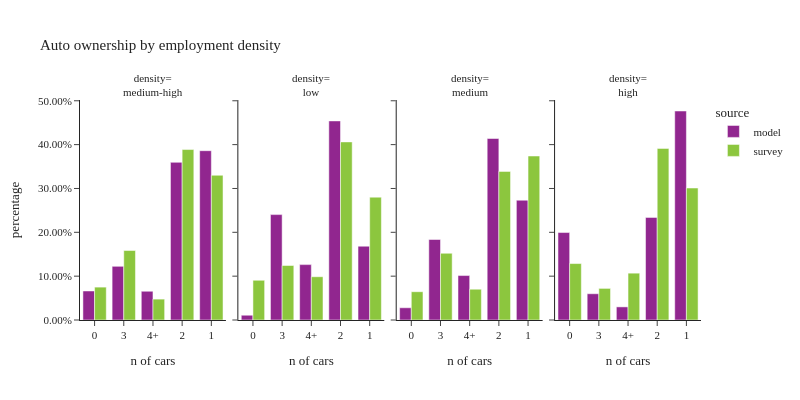

Notebook code for this chart:
### Code cell
plot_auto(hh.drop_nulls(subset=['emptot_1_4group']),'emptot_1_4group','employment density','density')

### Figure 1 — Plotly figure (JSON) as saved in the notebook; plotly's stock layout.template omitted (floating-point values rounded to 4 significant figures)
{"data": [{"alignmentgroup": "True", "customdata": [[28727], [53149], [28461], [156056], [167587]], "hovertemplate": "source=model<br>emptot_1_4group=medium-high<br>hhvehs_4+=%{x}<br>percentage=%{y}<br>sample count=%{customdata[0]}<extra></extra>", "legendgroup": "model", "marker": {"color": "#91268F", "pattern": {"shape": ""}}, "name": "model", "offsetgroup": "model", "orientation": "v", "showlegend": true, "textposition": "auto", "type": "bar", "x": ["0", "3", "4+", "2", "1"], "xaxis": "x", "y": [0.06619, 0.1225, 0.06558, 0.3596, 0.3862], "yaxis": "y"}, {"alignmentgroup": "True", "customdata": [[197071], [104336], [73053], [54829], [4740]], "hovertemplate": "source=model<br>emptot_1_4group=low<br>hhvehs_4+=%{x}<br>percentage=%{y}<br>sample count=%{customdata[0]}<extra></extra>", "legendgroup": "model", "marker": {"color": "#91268F", "pattern": {"shape": ""}}, "name": "model", "offsetgroup": "model", "orientation": "v", "showlegend": false, "textposition": "auto", "type": "bar", "x": ["2", "3", "1", "4+", "0"], "xaxis": "x2", "y": [0.4541, 0.2404, 0.1683, 0.1263, 0.01092], "yaxis": "y2"}, {"alignmentgroup": "True", "customdata": [[179644], [12099], [79663], [118566], [43992]], "hovertemplate": "source=model<br>emptot_1_4group=medium<br>hhvehs_4+=%{x}<br>percentage=%{y}<br>sample count=%{customdata[0]}<extra></extra>", "legendgroup": "model", "marker": {"color": "#91268F", "pattern": {"shape": ""}}, "name": "model", "offsetgroup": "model", "orientation": "v", "showlegend": false, "textposition": "auto", "type": "bar", "x": ["2", "0", "3", "1", "4+"], "xaxis": "x3", "y": [0.414, 0.02788, 0.1836, 0.2732, 0.1014], "yaxis": "y3"}, {"alignmentgroup": "True", "customdata": [[86604], [26000], [206956], [12993], [101603]], "hovertemplate": "source=model<br>emptot_1_4group=high<br>hhvehs_4+=%{x}<br>percentage=%{y}<br>sample count=%{customdata[0]}<extra></extra>", "legendgroup": "model", "marker": {"color": "#91268F", "pattern": {"shape": ""}}, "name": "model", "offsetgroup": "model", "orientation": "v", "showlegend": false, "textposition": "auto", "type": "bar", "x": ["0", "3", "1", "4+", "2"], "xaxis": "x4", "y": [0.1995, 0.05989, 0.4767, 0.02993, 0.234], "yaxis": "y4"}, {"alignmentgroup": "True", "customdata": [[23], [61], [408], [250], [136]], "hovertemplate": "source=survey<br>emptot_1_4group=medium-high<br>hhvehs_4+=%{x}<br>percentage=%{y}<br>sample count=%{customdata[0]}<extra></extra>", "legendgroup": "survey", "marker": {"color": "#8CC63E", "pattern": {"shape": ""}}, "name": "survey", "offsetgroup": "survey", "orientation": "v", "showlegend": true, "textposition": "auto", "type": "bar", "x": ["4+", "3", "1", "2", "0"], "xaxis": "x", "y": [0.04765, 0.1585, 0.3301, 0.3888, 0.07499], "yaxis": "y"}, {"alignmentgroup": "True", "customdata": [[527], [206], [375], [53], [91]], "hovertemplate": "source=survey<br>emptot_1_4group=low<br>hhvehs_4+=%{x}<br>percentage=%{y}<br>sample count=%{customdata[0]}<extra></extra>", "legendgroup": "survey", "marker": {"color": "#8CC63E", "pattern": {"shape": ""}}, "name": "survey", "offsetgroup": "survey", "orientation": "v", "showlegend": false, "textposition": "auto", "type": "bar", "x": ["1", "0", "2", "4+", "3"], "xaxis": "x2", "y": [0.2802, 0.09058, 0.4062, 0.09872, 0.1243], "yaxis": "y2"}, {"alignmentgroup": "True", "customdata": [[440], [310], [188], [36], [98]], "hovertemplate": "source=survey<br>emptot_1_4group=medium<br>hhvehs_4+=%{x}<br>percentage=%{y}<br>sample count=%{customdata[0]}<extra></extra>", "legendgroup": "survey", "marker": {"color": "#8CC63E", "pattern": {"shape": ""}}, "name": "survey", "offsetgroup": "survey", "orientation": "v", "showlegend": false, "textposition": "auto", "type": "bar", "x": ["1", "2", "0", "4+", "3"], "xaxis": "x3", "y": [0.374, 0.339, 0.06452, 0.0703, 0.1522], "yaxis": "y3"}, {"alignmentgroup": "True", "customdata": [[151], [93], [33], [19], [266]], "hovertemplate": "source=survey<br>emptot_1_4group=high<br>hhvehs_4+=%{x}<br>percentage=%{y}<br>sample count=%{customdata[0]}<extra></extra>", "legendgroup": "survey", "marker": {"color": "#8CC63E", "pattern": {"shape": ""}}, "name": "survey", "offsetgroup": "survey", "orientation": "v", "showlegend": false, "textposition": "auto", "type": "bar", "x": ["2", "0", "3", "4+", "1"], "xaxis": "x4", "y": [0.3914, 0.1287, 0.07209, 0.1068, 0.301], "yaxis": "y4"}], "layout": {"annotations": [{"font": {}, "showarrow": false, "text": "density=<br>medium-high", "x": 0.1175, "xanchor": "center", "xref": "paper", "y": 1.0, "yanchor": "bottom", "yref": "paper"}, {"font": {}, "showarrow": false, "text": "density=<br>low", "x": 0.3725, "xanchor": "center", "xref": "paper", "y": 1.0, "yanchor": "bottom", "yref": "paper"}, {"font": {}, "showarrow": false, "text": "density=<br>medium", "x": 0.6275, "xanchor": "center", "xref": "paper", "y": 1.0, "yanchor": "bottom", "yref": "paper"}, {"font": {}, "showarrow": false, "text": "density=<br>high", "x": 0.8825, "xanchor": "center", "xref": "paper", "y": 1.0, "yanchor": "bottom", "yref": "paper"}], "barmode": "group", "font": {"size": 11}, "height": 400, "legend": {"title": {"text": "source"}, "tracegroupgap": 0}, "title": {"text": "Auto ownership by employment density"}, "width": 800, "xaxis": {"anchor": "y", "domain": [0.0, 0.235], "title": {"text": "n of cars"}}, "xaxis2": {"anchor": "y2", "domain": [0.255, 0.49], "matches": "x", "title": {"text": "n of cars"}}, "xaxis3": {"anchor": "y3", "domain": [0.51, 0.745], "matches": "x", "title": {"text": "n of cars"}}, "xaxis4": {"anchor": "y4", "domain": [0.765, 1.0], "matches": "x", "title": {"text": "n of cars"}}, "yaxis": {"anchor": "x", "domain": [0.0, 1.0], "tickformat": ".2%", "title": {"text": "percentage"}}, "yaxis2": {"anchor": "x2", "domain": [0.0, 1.0], "matches": "y", "showticklabels": false, "tickformat": ".2%"}, "yaxis3": {"anchor": "x3", "domain": [0.0, 1.0], "matches": "y", "showticklabels": false, "tickformat": ".2%"}, "yaxis4": {"anchor": "x4", "domain": [0.0, 1.0], "matches": "y", "showticklabels": false, "tickformat": ".2%"}}}
